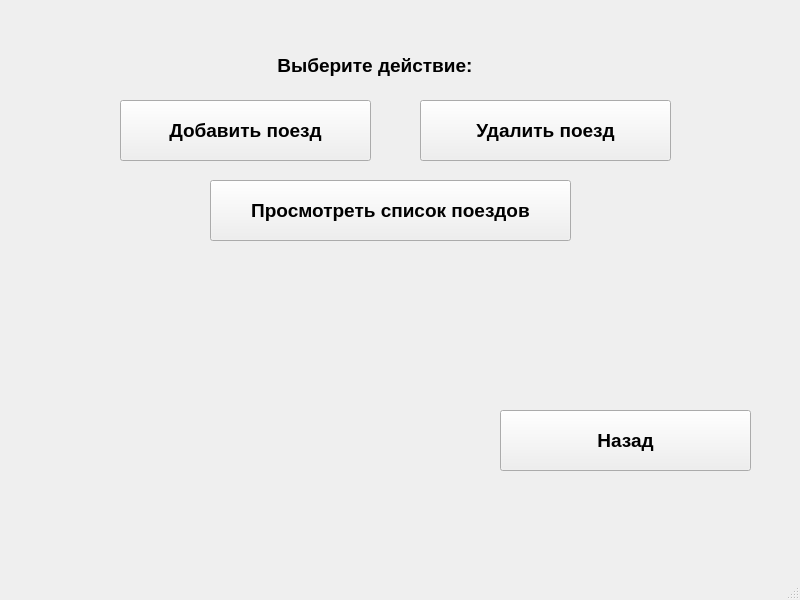
<?xml version="1.0" encoding="UTF-8"?>
<ui version="4.0">
 <class>AdminMenuWindow</class>
 <widget class="QMainWindow" name="AdminMenuWindow">
  <property name="geometry">
   <rect>
    <x>0</x>
    <y>0</y>
    <width>800</width>
    <height>600</height>
   </rect>
  </property>
  <property name="windowTitle">
   <string>MainWindow</string>
  </property>
  <widget class="QWidget" name="centralwidget">
   <widget class="QLabel" name="label">
    <property name="geometry">
     <rect>
      <x>230</x>
      <y>30</y>
      <width>321</width>
      <height>71</height>
     </rect>
    </property>
    <property name="font">
     <font>
      <pointsize>14</pointsize>
      <bold>true</bold>
     </font>
    </property>
    <property name="text">
     <string>         Выберите действие:</string>
    </property>
   </widget>
   <widget class="QPushButton" name="add">
    <property name="geometry">
     <rect>
      <x>120</x>
      <y>100</y>
      <width>251</width>
      <height>61</height>
     </rect>
    </property>
    <property name="font">
     <font>
      <pointsize>14</pointsize>
      <bold>true</bold>
     </font>
    </property>
    <property name="text">
     <string>Добавить поезд</string>
    </property>
   </widget>
   <widget class="QPushButton" name="delete_2">
    <property name="geometry">
     <rect>
      <x>420</x>
      <y>100</y>
      <width>251</width>
      <height>61</height>
     </rect>
    </property>
    <property name="font">
     <font>
      <pointsize>14</pointsize>
      <bold>true</bold>
     </font>
    </property>
    <property name="text">
     <string>Удалить поезд</string>
    </property>
   </widget>
   <widget class="QPushButton" name="Look">
    <property name="geometry">
     <rect>
      <x>210</x>
      <y>180</y>
      <width>361</width>
      <height>61</height>
     </rect>
    </property>
    <property name="font">
     <font>
      <pointsize>14</pointsize>
      <bold>true</bold>
     </font>
    </property>
    <property name="text">
     <string>Просмотреть список поездов</string>
    </property>
   </widget>
   <widget class="QPushButton" name="back">
    <property name="geometry">
     <rect>
      <x>500</x>
      <y>410</y>
      <width>251</width>
      <height>61</height>
     </rect>
    </property>
    <property name="font">
     <font>
      <pointsize>14</pointsize>
      <bold>true</bold>
     </font>
    </property>
    <property name="text">
     <string>Назад</string>
    </property>
   </widget>
  </widget>
  <widget class="QMenuBar" name="menubar">
   <property name="geometry">
    <rect>
     <x>0</x>
     <y>0</y>
     <width>800</width>
     <height>25</height>
    </rect>
   </property>
  </widget>
  <widget class="QStatusBar" name="statusbar"/>
 </widget>
 <resources/>
 <connections/>
</ui>
